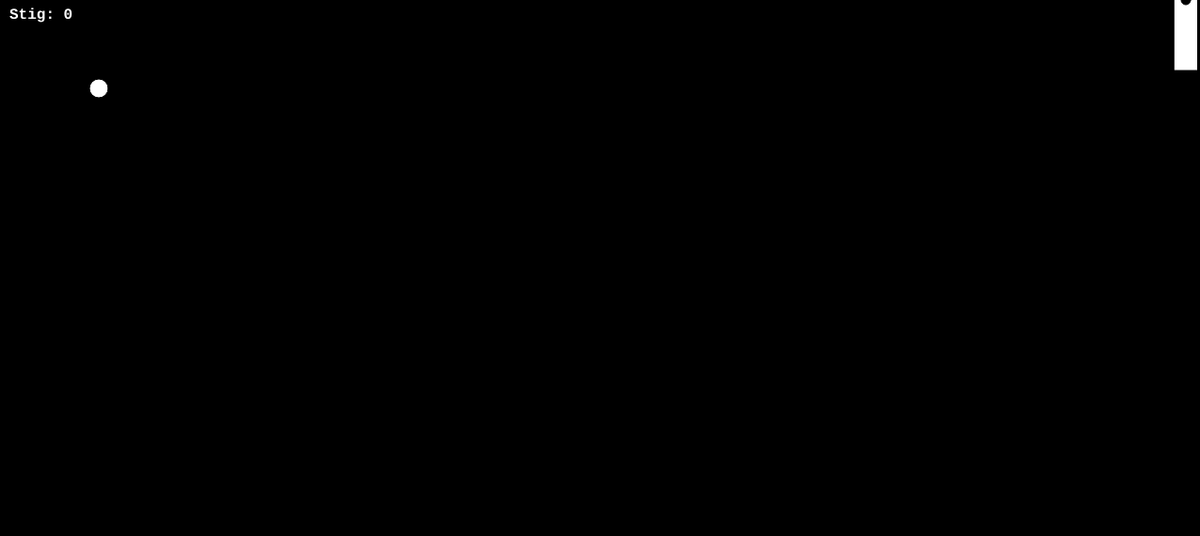
Frame 1 (no input)
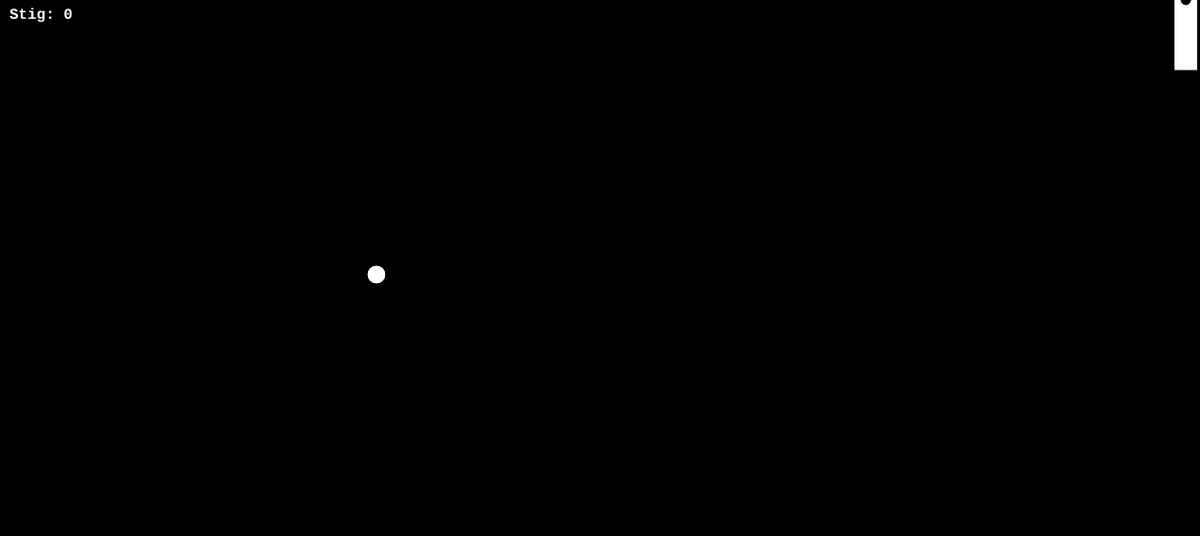
Frame 60 (no input)
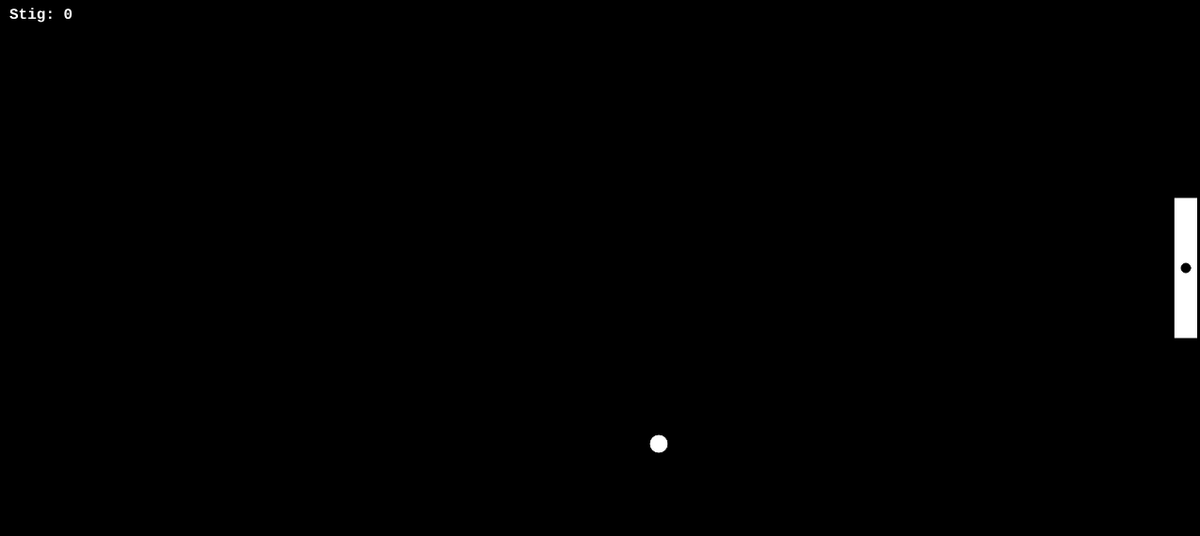
Frame 120 (the mouse pressed at the canvas centre since frame 60)

The p5.js sketch that drew these frames (run headless with seeded random() and noise() and a simulated clock; from frame 60 on, the mouse is pressed at the canvas centre):

// p5.js sketch
// ── sketch.js
var boltiX = 100;
var boltiY = 100;
var hradiX = 5;
var hradiY = -6;
var boltiStaerd = 20;
var stig = 0;
var spadiBreidd = 25;
var spadiThykkt = 150;
var spadiY;
var spadiX;


function setup() {
	createCanvas(1275,570);
	spadiX = width - 15;
	rectMode(CENTER);
	textFont("Courier New",16);
	textStyle(BOLD);
}

function draw() {
  background(0);
	// Reikna ný hnit út frá hraða boltans:
  boltiX = boltiX + hradiX;
  boltiY = boltiY + hradiY;
	// Athuga hvort boltinn snertir vegginn hægra megin:
  if ((boltiX > width-boltiStaerd/2))  {
    hradiX = hradiX * -1;
    stig = stig - 2;
    fill(255,0,0);
    for(var i = 1; i< 1000;i = i+1) {
      rect(random(width), random(height), random(30), random(50));
    }
  }

  if ((boltiX < 10))  {
    hradiX = hradiX * -1;
  }
  	// Athuga hvort boltinn snertir þakið
  if ((boltiY > boltiStaerd)) {
    hradiY = hradiY * -1;
  }
   // Snertir gólfið
  if ((boltiY < 560)) {
    hradiY = hradiY * -1;
  }
  // Athuga hvort bolti snertir spaða:
    if(abs(spadiX - boltiX) < boltiStaerd/2 + spadiBreidd/2 && abs(mouseY - boltiY) < boltiStaerd/2 + spadiThykkt/2){
       if(hradiX < 20){
         hradiX = hradiX * -1.2;
         hradiY = hradiY * -1;
       }
       else{
         hradiX = hradiX * -1;
         hradiY = hradiY * -1;
        }
      stig = stig + 1;
}
    if(abs(spadiY - boltiY) < boltiStaerd/2 + spadiBreidd/2 && abs(mouseY - boltiY) < boltiStaerd/2 + spadiThykkt/2){
         if(hradiX < 20){
           hradiX = hradiX * -1.2;
         }
         else{
           hradiX = hradiX * -1;
          }
        stig = stig + 1;
   }
    if((stig > 2)){
        fill(255);
        for(var i = 1; i< 200;i = i+1) {
          rect(random(width), random(height), random(30), random(50));
    }
  }
  // Teikna boltann
  fill(255);
  ellipse(boltiX, boltiY, boltiStaerd, boltiStaerd);
	// Teikna spaðann
  fill(255);
  rect(spadiX,mouseY ,spadiBreidd,spadiThykkt);
  fill (0);
  ellipse(spadiX, mouseY, 10,10);
	// Teikna stigin
  fill(255);
  text("Stig: " + stig,10,20);
}
